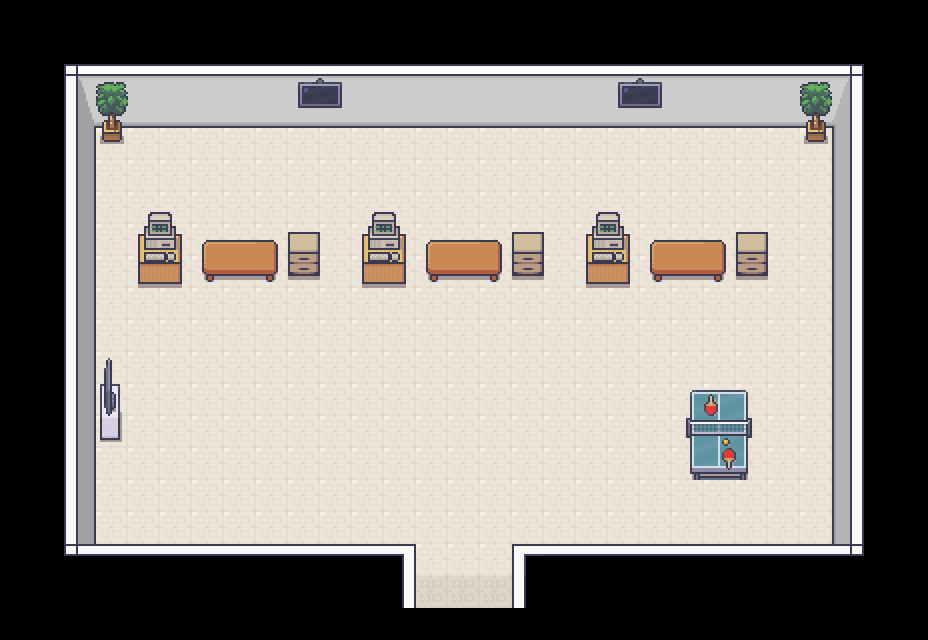

The image is a tile-based game level rendered from a .tmx file. Its description and source (layers, tilesets, objects; grid data summarised) follow:
An orthogonal 29x20 tile map with 32x32 px tiles, 7 tile layers (piso, tapetes, paredes, moveis, ...), 4 tilesets and 17 objects (3x computador, 3x criado_mudo, 2x vaso, spawnPoint, npc_a, ...).

<map version="1.10" tiledversion="1.10.2" orientation="orthogonal" renderorder="right-down" width="29" height="20" tilewidth="32" tileheight="32" infinite="0" nextlayerid="10" nextobjectid="24">
 <tileset firstgid="1" source="tileset_Room.tsx" />
 <tileset firstgid="8285" source="tileset_generic.tsx" />
 <tileset firstgid="9533" source="tileset_basement.tsx" />
 <tileset firstgid="10333" source="tileset_biblioteca.tsx" />
 <layer id="1" name="piso" width="29" height="20">
  <data>[580 cells, 580 non-empty, 13 distinct tile ids]</data>
 </layer>
 <layer id="2" name="tapetes" width="29" height="20">
  <data>[580 cells, 32 non-empty, 2 distinct tile ids]</data>
 </layer>
 <objectgroup id="9" name="personagens">
  <object id="18" name="spawnPoint" x="463.333" y="526">
   <point />
  </object>
  <object id="19" name="npc_a" x="463" y="228.545">
   <point />
  </object>
  <object id="20" name="npc_b" x="687" y="225.273">
   <point />
  </object>
  <object id="22" name="npc_c" x="235.515" y="225.788">
   <point />
  </object>
 </objectgroup>
 <layer id="3" name="paredes" width="29" height="20">
  <data>[580 cells, 356 non-empty, 30 distinct tile ids]</data>
 </layer>
 <layer id="4" name="moveis" width="29" height="20">
  <data>[580 cells, 191 non-empty, 36 distinct tile ids]</data>
 </layer>
 <layer id="5" name="acima dos moveis" width="29" height="20">
  <data>[580 cells, 576 non-empty, 8 distinct tile ids]</data>
 </layer>
 <objectgroup id="8" name="objetos colisores">
  <object id="3" name="mesa_tenis" x="687.273" y="392.424" width="63.2727" height="86.8485" />
  <object id="6" name="computador" x="585.5" y="242.409" width="44.25" height="45.2727" />
  <object id="7" name="mesa_stand_c" x="648.573" y="242" width="77.3303" height="39.7955" />
  <object id="8" name="criado_mudo" x="736.005" y="241.673" width="33.1727" height="38.0507" />
  <object id="9" name="computador" x="361.625" y="241" width="44.25" height="46.7273" />
  <object id="10" name="mesa_stand_a" x="202.125" y="242.375" width="75.5" height="39.25" />
  <object id="11" name="computador" x="137.966" y="242.295" width="43.8864" height="45.5681" />
  <object id="12" name="mesa_stand_b" x="426.375" y="239.625" width="75.5" height="42.5227" />
  <object id="13" name="criado_mudo" x="511.75" y="242.466" width="32.2273" height="37.0227" />
  <object id="14" name="criado_mudo" x="288.25" y="243.193" width="31.5" height="36.2045" />
  <object id="15" name="vaso" x="99.875" y="120" width="24.1875" height="23.9375" />
  <object id="16" name="vaso" x="803.841" y="120.563" width="24.0682" height="23.375" />
  <object id="17" name="hack_tv" x="100" y="382.068" width="21.9432" height="59.9659" />
 </objectgroup>
 <layer id="6" name="teto" width="29" height="20">
  <data>[580 cells, 5 non-empty, 1 distinct tile ids]</data>
 </layer>
 <layer id="7" name="blocos colisores" width="29" height="20" opacity="0" offsetx="138" offsety="100">
  <properties>
   <property name="solid" type="bool" value="true" />
  </properties>
  <data>[580 cells, 80 non-empty, 1 distinct tile ids]</data>
 </layer>
</map>
